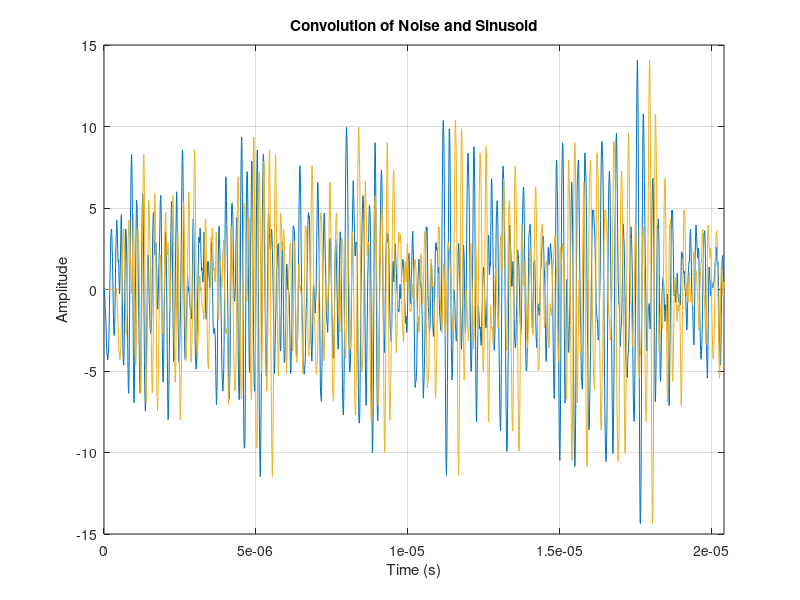
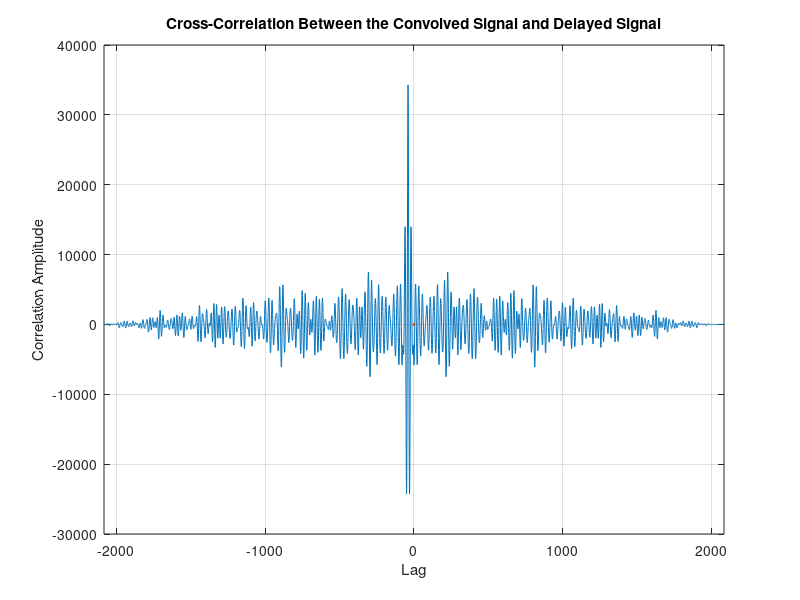

The MATLAB script that drew these images, in order:
%% Q6
% Write a script to calculate the cross-correlation function between two signals and 
% plot the crosscorrelation function with the correct axis. 
% Use the function xcorr or np.correlate and employ the correct scaling.

% Make a random signal by convolving 2 cycles of a sinusoid with a white, random signal generated by
% the procedure randn or np.random.randn. The sampling frequency should be 100 MHz, 
% the frequency of the sinusoid is 5 MHz, and the length of the random signal should be 20 microseconds.
% Make a delayed version of the signal by adding zeros at the start of the signals, so that the delay
% corresponds to 0.4 microseconds.

% Correlate the two random signals and find the delay from the maximum value in the cross-correlation
% function.
% Write a function that automatically determines the delay from the two signals and the relevant
% parameters (Hint: see help max). The delay must be given in seconds.
close all; clear; clc;

%%
close all; 

fs = 100*10^(6); % Sampling frequency (Hz)
f = 5*10^(6); % MHz sinusoid freq

Ts = 1/fs; % Sampling period (s)
T = 1/f;   % Period of the sinusoid

t = 0:Ts:2*T; % sinusoid
t_rand = 0:Ts:(20*10^(-6));

% White noise samples
nr = 20*10^(-6)*Ts;

sinusoid = sin(2*pi*f*t);
white_noise = randn(1,length(t_rand));

%% --- Plot sinusoid + noise ---
% figure;
% plot(t, sinusoid)
% hold on
% plot(t_rand, white_noise)
% 
% xlabel('Time (s)')
% ylabel('Amplitude')
% title('Sinusoid and White Noise')
% grid on

%% --- Convolution plot ---
conv_sig = conv(white_noise, sinusoid);

t_rand = 0:Ts:(length(conv_sig)-1)*Ts;

figure;
plot(t_rand, conv_sig, LineWidth=1.5)
xlabel('Time (s)')
ylabel('Amplitude')
title('Convolution of Noise and Sinusoid')
grid on
xlim([0 (length(conv_sig)-1)*Ts])

% Delay
delay = 0.4*10^(-6); % (s)


Add_0 = delay*fs;

% Delays
delayed_conv_sig = [zeros(1,Add_0) conv_sig];
delayed_t_rand = 0:Ts:(length(delayed_conv_sig)-1)*Ts;

hold on;

plot(delayed_t_rand, delayed_conv_sig, LineWidth=1.5)



%% Cross-Correlate

figure;

% Cross-Correlate using xcorr
[corr, lags] = xcorr(conv_sig, delayed_conv_sig);

plot(lags, corr, LineWidth=1.5)
xlabel('Lag')
ylabel('Correlation Amplitude')
title('Cross-Correlation Between the Convolved Signal and Delayed Signal')
grid on

xlim([-length(delayed_conv_sig), length(delayed_conv_sig)])


